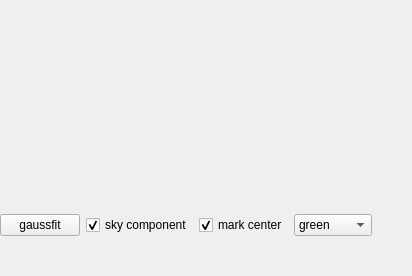
     <widget class="QWidget" name="imfit_tab">
      <property name="enabled">
       <bool>true</bool>
      </property>
      <attribute name="title">
       <string>Fit</string>
      </attribute>
      <layout class="QVBoxLayout" name="verticalLayout_2">
       <property name="leftMargin">
        <number>0</number>
       </property>
       <property name="topMargin">
        <number>3</number>
       </property>
       <property name="rightMargin">
        <number>0</number>
       </property>
       <property name="bottomMargin">
        <number>0</number>
       </property>
       <item>
        <widget class="QStackedWidget" name="centers_group">
         <property name="sizePolicy">
          <sizepolicy hsizetype="Preferred" vsizetype="Fixed">
           <horstretch>0</horstretch>
           <verstretch>210</verstretch>
          </sizepolicy>
         </property>
         <property name="minimumSize">
          <size>
           <width>0</width>
           <height>205</height>
          </size>
         </property>
         <property name="maximumSize">
          <size>
           <width>16777215</width>
           <height>205</height>
          </size>
         </property>
         <property name="currentIndex">
          <number>-1</number>
         </property>
        </widget>
       </item>
       <item>
        <layout class="QHBoxLayout" name="horizontalLayout_3">
         <item>
          <widget class="QPushButton" name="imfit_fit">
           <property name="text">
            <string>gaussfit</string>
           </property>
          </widget>
         </item>
         <item>
          <widget class="QCheckBox" name="skycomp_chk">
           <property name="text">
            <string>sky component</string>
           </property>
           <property name="checked">
            <bool>true</bool>
           </property>
          </widget>
         </item>
         <item>
          <widget class="QCheckBox" name="markcenter_chk">
           <property name="text">
            <string>mark center</string>
           </property>
           <property name="checked">
            <bool>true</bool>
           </property>
          </widget>
         </item>
         <item>
          <widget class="QComboBox" name="center_color">
           <property name="currentIndex">
            <number>3</number>
           </property>
           <item>
            <property name="text">
             <string>black</string>
            </property>
           </item>
           <item>
            <property name="text">
             <string>white</string>
            </property>
           </item>
           <item>
            <property name="text">
             <string>red</string>
            </property>
           </item>
           <item>
            <property name="text">
             <string>green</string>
            </property>
           </item>
           <item>
            <property name="text">
             <string>blue</string>
            </property>
           </item>
           <item>
            <property name="text">
             <string>cyan</string>
            </property>
           </item>
           <item>
            <property name="text">
             <string>magenta</string>
            </property>
           </item>
           <item>
            <property name="text">
             <string>yellow</string>
            </property>
           </item>
           <item>
            <property name="text">
             <string>gray</string>
            </property>
           </item>
          </widget>
         </item>
         <item>
          <spacer name="horizontalSpacer">
           <property name="orientation">
            <enum>Qt::Horizontal</enum>
           </property>
           <property name="sizeHint" stdset="0">
            <size>
             <width>40</width>
             <height>20</height>
            </size>
           </property>
          </spacer>
         </item>
        </layout>
       </item>
       <item>
        <spacer name="verticalSpacer">
         <property name="orientation">
          <enum>Qt::Vertical</enum>
         </property>
         <property name="sizeHint" stdset="0">
          <size>
           <width>20</width>
           <height>40</height>
          </size>
         </property>
        </spacer>
       </item>
      </layout>
     </widget>
